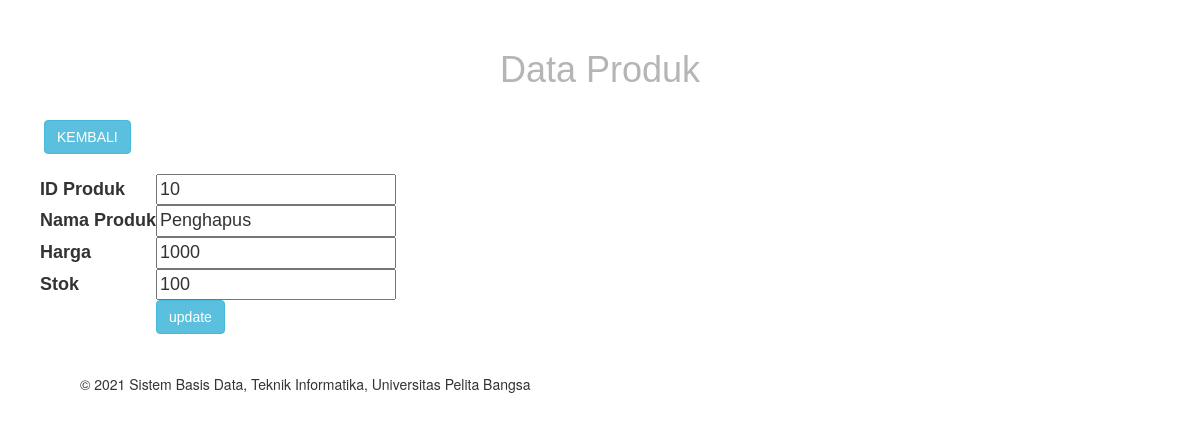
The page /edit_produk.php?id=10 on the database its author committed.
### tables this page shows
CREATE TABLE `produk` (
  `id_prd` int(11) NOT NULL,
  `kode_prd` varchar(30) DEFAULT NULL,
  `nama_prd` varchar(30) DEFAULT NULL,
  `harga_prd` int(11) DEFAULT NULL,
  `stok_prd` int(11) DEFAULT NULL
);

### edit_produk.php (the view, shortened to what this page needs)
<?php include("config.php");?>
<?php
$id = $_GET['id'];
$result = mysqli_query($conn, "SELECT * FROM produk WHERE id_prd=$id");
while($user_data = mysqli_fetch_array($result))
{
    $id_prd = $user_data['id_prd'];
    $nama_prd = $user_data['nama_prd'];
	$harga_prd= $user_data['harga_prd'];
	$stok_prd= $user_data['stok_prd'];
}
?>
<!DOCTYPE html>
<html lang="en">
    <head>
        <link rel="stylesheet" href="style2.css">
        <link rel="stylesheet" href="https://maxcdn.bootstrapcdn.com/bootstrap/3.4.1/css/bootstrap.min.css">
    </head>
    <br>
    <body>
        <header>
            <h1><center>Data Produk</center></h1>
        </header>
        <ul>
            <nav>
                <a class="btn btn-info" href="produk.php">KEMBALI</a>
            </nav>
        <br>
	<form name="update_user" method="post" action="edit_produk.php">
		<table border="0">
            <tr>
				<td><b>ID Produk</b></td>
				<td><input type="text" name="id_prd" value=<?php echo $id_prd;?>></td>
			</tr>
			<tr>
				<td><b>Nama Produk</b></td>
				<td><input type="text" name="nama_prd" value=<?php echo $nama_prd;?>></td>
			</tr>
			<tr>
				<td><b>Harga</b></td>
				<td><input type="text" name="harga_prd" value=<?php echo $harga_prd;?>></td>
			</tr>
			<tr>
				<td><b>Stok</b></td>
				<td><input type="text" name="stok_prd" value=<?php echo $stok_prd;?>></td>
			</tr>
			<tr>
				<td><input type="hidden" name="id" value=<?php echo $_GET['id'];?>></td>
				<td><input class="btn btn-info" type="submit" name="update" value="update"></td>
			</tr>
		</table>
	</form>
</body>
<br><br>
    <ul>
	<footer>
        <p>&copy; 2021 Sistem Basis Data, Teknik Informatika, Universitas Pelita Bangsa</p>
    </footer>
    </ul>
    <br>
</html>

### style2.css (style rules this page uses)
body { line-height:1; font-size:100%; font-family:'Lucida Sans', sans-serif; color:#5a5a5a; }
header { font-family:'Lucida Sans', sans-serif; font-size: 20px; padding: 15px; }
header h1 { font-family:'Lucida Sans', sans-serif; margin: 15px 10px; color: #b5b5b5; }
nav { margin: 0 4px; font-size: 20px; font-family:'Lucida Sans', sans-serif; color: rgb(44, 44, 184); }
table { font-size: large; font-family:'Lucida Sans', sans-serif; }

### rows shown on the page
produk: id_prd "10", nama_prd "Penghapus", harga_prd "1000", stok_prd "100"
